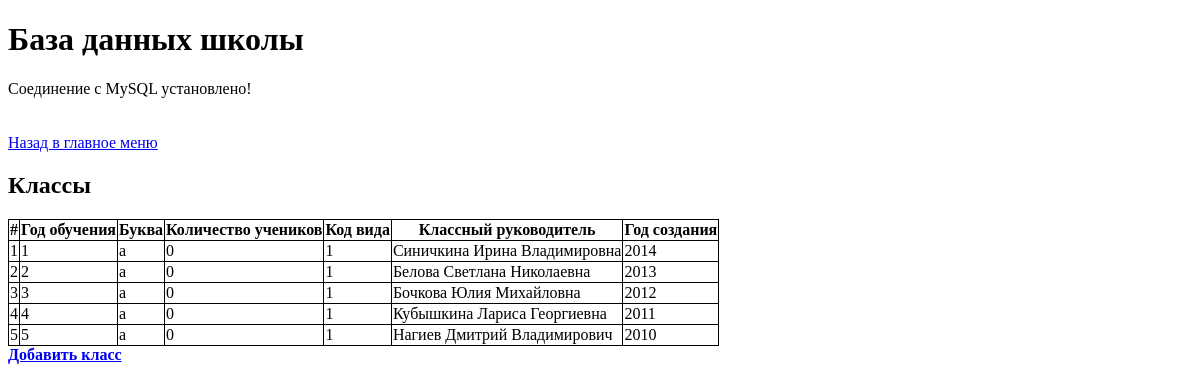
Page /6_lab/get_classes.php on the earlier database version.
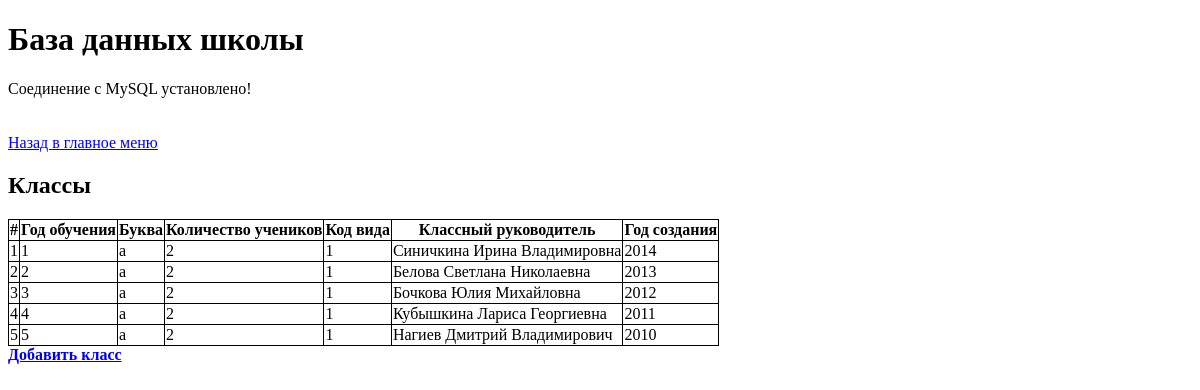
Same page on the later database version.
### tables this page shows
create table classes(
	id INT UNSIGNED AUTO_INCREMENT PRIMARY KEY, 
	class_master_id INT UNSIGNED NOT NULL,
	foreign key (class_master_id) references teachers(id),
	kind_id INT UNSIGNED NOT NULL,
	students_count INT UNSIGNED NOT NULL,
	letter VARCHAR(2) NOT NULL,
	studing_year INT UNSIGNED NOT NULL,
	creating_year INT UNSIGNED NOT NULL
);

create table teachers(
	id INT UNSIGNED  AUTO_INCREMENT PRIMARY KEY, 
	fio VARCHAR(100) NOT NULL
);

### 6_lab/get_classes.php (the view)
<?php include "header.php"; ?>
<a href="index.php">Назад в главное меню</a>
<?php
	try {
		$q_result = mysqli_query($db, " SELECT
				class.id id,
				class.studing_year studing_year,
				class.creating_year creating_year,
				class.letter letter,
				class.students_count students_count,
				class.kind_id kind_id,
				t.fio master_fio
			FROM classes AS class
			INNER JOIN teachers as t ON t.id = class.class_master_id");
		if (mysqli_num_rows($q_result) > 0) { ?>
			<h2>Классы</h2>
			    <table >
		      		<thead>
						<tr>
						  <th>#</th>
						  <th>Год обучения</th>
						  <th>Буква</th>
						  <th>Количество учеников</th>
						  <th>Код вида</th>
						  <th>Классный руководитель</th>
						  <th>Год создания</th>
						</tr>
		      		</thead>
		      		<tbody>
				<?php
				while ($row = mysqli_fetch_array($q_result)) {
					?>
				      	<tr>
							<td><?php echo $row["id"]; ?></td>
							<td><?php echo $row["studing_year"]; ?></td>
							<td><?php echo $row["letter"]; ?></td>
							<td><?php echo $row["students_count"]; ?></td>
							<td><?php echo $row["kind_id"]; ?></td>
							<td><?php echo $row["master_fio"]; ?></td>
							<td><?php echo $row["creating_year"]; ?></td>
				      	</tr>
			 	<?php } ?>
	 		 		</tbody>
  				</table>
		<?php } else {
			echo "<br/>"."Ни одного класса не найдено.";
		}
	} catch (Exception $ex) {
		echo "<br/>"."Ошибка при показе : ". $ex->getMessage();
	}
?>
<a href="create_class.php"><strong>Добавить класс</strong></a>
<?php include "footer.php"; ?>

### 6_lab/header.php (shortened to what this page needs)
<!DOCTYPE html>
<html lang="en">
  <head>
    <link rel="stylesheet" href="style.css" />
  </head>
  <body>
    <h1>База данных школы</h1>
  </body>
</html>

### 6_lab/footer.php (shortened to what this page needs)
</body>
</html>

### 6_lab/style.css (style rules this page uses)
table, td, th { border: 1px solid black; }
table { border-collapse: collapse; }

Differences in the rows shown:
changed classes "Синичкина Ирина Владимировна": students_count "0" → "2"
changed classes "Белова Светлана Николаевна": students_count "0" → "2"
changed classes "Бочкова Юлия Михайловна": students_count "0" → "2"
changed classes "Кубышкина Лариса Георгиевна": students_count "0" → "2"
changed classes "Нагиев Дмитрий Владимирович": students_count "0" → "2"
